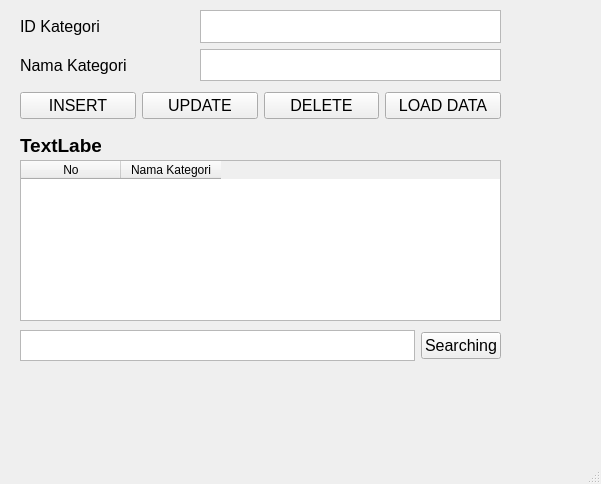
<?xml version="1.0" encoding="UTF-8"?>
<ui version="4.0">
 <class>MainWindow</class>
 <widget class="QMainWindow" name="MainWindow">
  <property name="geometry">
   <rect>
    <x>0</x>
    <y>0</y>
    <width>601</width>
    <height>484</height>
   </rect>
  </property>
  <property name="windowTitle">
   <string>MainWindow</string>
  </property>
  <widget class="QWidget" name="centralwidget">
   <widget class="QWidget" name="verticalLayoutWidget">
    <property name="geometry">
     <rect>
      <x>20</x>
      <y>10</y>
      <width>171</width>
      <height>71</height>
     </rect>
    </property>
    <layout class="QVBoxLayout" name="verticalLayout">
     <item>
      <widget class="QLabel" name="label_2">
       <property name="font">
        <font>
         <pointsize>12</pointsize>
        </font>
       </property>
       <property name="text">
        <string>ID Kategori</string>
       </property>
      </widget>
     </item>
     <item>
      <widget class="QLabel" name="label_3">
       <property name="font">
        <font>
         <pointsize>12</pointsize>
        </font>
       </property>
       <property name="text">
        <string>Nama Kategori</string>
       </property>
      </widget>
     </item>
    </layout>
   </widget>
   <widget class="QWidget" name="verticalLayoutWidget_2">
    <property name="geometry">
     <rect>
      <x>200</x>
      <y>10</y>
      <width>301</width>
      <height>71</height>
     </rect>
    </property>
    <layout class="QVBoxLayout" name="verticalLayout_2">
     <item>
      <widget class="QTextBrowser" name="textBrowser"/>
     </item>
     <item>
      <widget class="QTextBrowser" name="textBrowser_2"/>
     </item>
    </layout>
   </widget>
   <widget class="QLabel" name="label">
    <property name="geometry">
     <rect>
      <x>20</x>
      <y>130</y>
      <width>81</width>
      <height>31</height>
     </rect>
    </property>
    <property name="font">
     <font>
      <pointsize>14</pointsize>
      <weight>75</weight>
      <bold>true</bold>
     </font>
    </property>
    <property name="text">
     <string>TextLabel</string>
    </property>
   </widget>
   <widget class="QWidget" name="verticalLayoutWidget_4">
    <property name="geometry">
     <rect>
      <x>20</x>
      <y>160</y>
      <width>481</width>
      <height>161</height>
     </rect>
    </property>
    <layout class="QVBoxLayout" name="verticalLayout_4">
     <item>
      <widget class="QTableWidget" name="tableWidget">
       <column>
        <property name="text">
         <string>No</string>
        </property>
       </column>
       <column>
        <property name="text">
         <string>Nama Kategori</string>
        </property>
       </column>
      </widget>
     </item>
    </layout>
   </widget>
   <widget class="QWidget" name="horizontalLayoutWidget">
    <property name="geometry">
     <rect>
      <x>20</x>
      <y>90</y>
      <width>481</width>
      <height>31</height>
     </rect>
    </property>
    <layout class="QHBoxLayout" name="horizontalLayout">
     <item>
      <widget class="QPushButton" name="pushButton_2">
       <property name="font">
        <font>
         <pointsize>12</pointsize>
        </font>
       </property>
       <property name="text">
        <string>INSERT</string>
       </property>
      </widget>
     </item>
     <item>
      <widget class="QPushButton" name="pushButton_4">
       <property name="font">
        <font>
         <pointsize>12</pointsize>
        </font>
       </property>
       <property name="text">
        <string>UPDATE</string>
       </property>
      </widget>
     </item>
     <item>
      <widget class="QPushButton" name="pushButton_3">
       <property name="font">
        <font>
         <pointsize>12</pointsize>
        </font>
       </property>
       <property name="text">
        <string>DELETE</string>
       </property>
      </widget>
     </item>
     <item>
      <widget class="QPushButton" name="pushButton">
       <property name="font">
        <font>
         <pointsize>12</pointsize>
        </font>
       </property>
       <property name="text">
        <string>LOAD DATA</string>
       </property>
      </widget>
     </item>
    </layout>
   </widget>
   <widget class="QWidget" name="horizontalLayoutWidget_2">
    <property name="geometry">
     <rect>
      <x>20</x>
      <y>330</y>
      <width>481</width>
      <height>31</height>
     </rect>
    </property>
    <layout class="QHBoxLayout" name="horizontalLayout_2">
     <item>
      <widget class="QTextBrowser" name="textBrowser_3"/>
     </item>
     <item>
      <widget class="QPushButton" name="pushButton_5">
       <property name="font">
        <font>
         <pointsize>12</pointsize>
        </font>
       </property>
       <property name="text">
        <string>Searching</string>
       </property>
      </widget>
     </item>
    </layout>
   </widget>
  </widget>
  <widget class="QMenuBar" name="menubar">
   <property name="geometry">
    <rect>
     <x>0</x>
     <y>0</y>
     <width>601</width>
     <height>18</height>
    </rect>
   </property>
  </widget>
  <widget class="QStatusBar" name="statusbar"/>
 </widget>
 <resources/>
 <connections/>
</ui>
